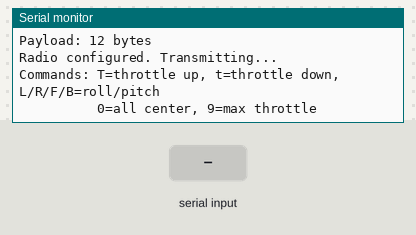
A sketch run on a simulated Arduino Uno, built with avr-gcc and run on an emulated ATmega328P. Parts: the last lines printed to the serial monitor. The inputs (shaded band) are chosen by the test bench. No radio packets arrive unless stated.

Above: at 1.7 s.
1.8 s: "<T>" received over Serial
At 2.8 s:
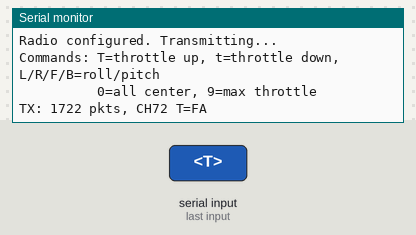
4.8 s: byte 57 ('9') received over Serial
At 7.2 s:
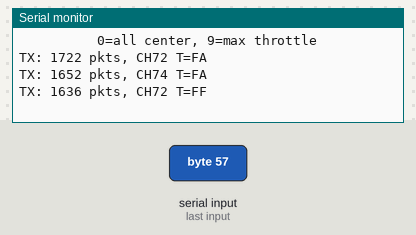
7.8 s: byte 99 ('c') received over Serial
At 10.0 s:
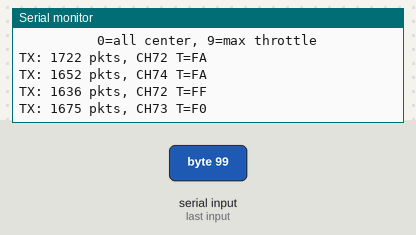
10.8 s: byte 63 ('?') received over Serial
At 11.3 s:
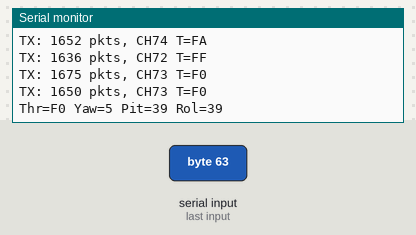
12.3 s: "<t>" received over Serial
At 13.1 s:
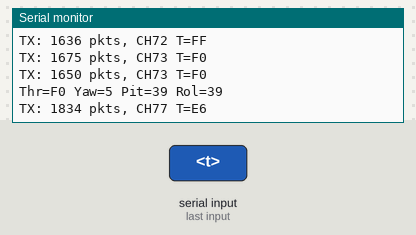
15.3 s: "<0>" received over Serial
At 17.5 s:
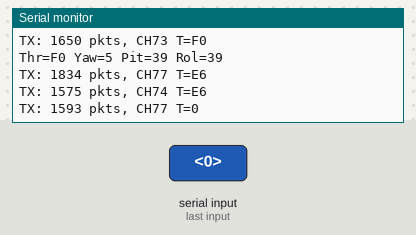

Measured:
- after the input at 1.8 s, the serial monitor: prints a new line after 0.71 s (image 1)
- after the input at 4.8 s, the serial monitor: prints a new line after 1.7 s (image 2)
- after the input at 7.8 s, the serial monitor: prints a new line after 0.71 s (image 3)
- after the input at 10.8 s, the serial monitor: prints a new line at once (image 4)
- after the input at 12.3 s, the serial monitor: prints a new line after 0.22 s (image 5)
- after the input at 15.3 s, the serial monitor: prints a new line after 1.2 s (image 6)

The sketch:

17_xn297_tx.ino
```cpp
// ============================================================================
// F8620 USB Transmitter — XN297 Protocol Implementation
//
// Protocol decoded by RF analysis:
//   - XN297 compatible (scrambled)
//   - 5-byte address: {54, 29, 93, B2, 6A}
//   - 12-byte payload
//   - CRC-16/CCITT (poly=0x1021, init=0x0000, xorout=0x4358)
//   - Channels: 72-77 (hop)
//   - Data rate: 1 Mbps
//
// nRF24 emulation approach:
//   - nRF24 address (5 bytes) = XN297 preamble extension + first 3 addr bytes
//   - nRF24 payload = last 2 addr bytes + scrambled payload + CRC
//   - nRF24 CRC disabled (we compute our own)
// ============================================================================

#include <SPI.h>
#include <RF24.h>

RF24 radio(9, 10);

// XN297 scramble table (38 bytes needed for 5 addr + 12 payload + some margin)
static const uint8_t xn297_scramble[] PROGMEM = {
    0xE3, 0xB1, 0x4B, 0xEA, 0x85, 0xBC, 0xE5, 0x66,
    0x0D, 0xAE, 0x8C, 0x88, 0x12, 0x69, 0xEE, 0x1F,
    0xC7, 0x62, 0x97, 0xD5, 0x0B, 0x79, 0xCA, 0xCC
};

// Scrambled address (on-air bytes): addr XOR scramble[0:5]
// Real address: {54, 29, 93, B2, 6A}
static const uint8_t ADDR_SCRAMBLED[] = {0xB7, 0x98, 0xD8, 0x58, 0xEF};

// nRF24 TX address: XN297 preamble ext (71 0F) + first 3 scrambled addr bytes
// On-air order: 71 0F B7 98 D8
// RF24 library byte order (LSByte = first on-air): reversed
static const uint8_t NRF_TX_ADDR[] = {0xD8, 0x98, 0xB7, 0x0F, 0x71};

// Channels to hop through
static const uint8_t channels[] = {72, 73, 74, 75, 76, 77};
static const uint8_t NUM_CH = 6;
static uint8_t ch_idx = 0;

// Payload structure (descrambled)
// [0-1]  Header: 00 00
// [2]    Mode: 93
// [3]    Throttle (center ~F0)
// [4]    Yaw (center ~05)
// [5]    Pitch (center ~39)
// [6]    Roll (center ~39)
// [7]    Flags1: 00
// [8]    Flags2: 40
// [9]    Flags3: 00
// [10-11] Padding: AA AA
static uint8_t payload[12] = {0x00, 0x00, 0x93, 0xF0, 0x05, 0x39, 0x39, 0x00, 0x40, 0x00, 0xAA, 0xAA};

// CRC-16/CCITT parameters
#define CRC_INIT  0x0000
#define CRC_POLY  0x1021
#define CRC_XOROUT 0x4358

uint8_t bit_reverse(uint8_t b) {
  b = ((b & 0xF0) >> 4) | ((b & 0x0F) << 4);
  b = ((b & 0xCC) >> 2) | ((b & 0x33) << 2);
  b = ((b & 0xAA) >> 1) | ((b & 0x55) << 1);
  return b;
}

uint16_t crc16_ccitt(const uint8_t* data, uint8_t len) {
  uint16_t crc = CRC_INIT;
  for (uint8_t i = 0; i < len; i++) {
    crc ^= (uint16_t)data[i] << 8;
    for (uint8_t j = 0; j < 8; j++) {
      if (crc & 0x8000)
        crc = (crc << 1) ^ CRC_POLY;
      else
        crc = crc << 1;
    }
  }
  return crc ^ CRC_XOROUT;
}

// Build the scrambled packet for transmission
// Returns total bytes written to tx_buf (should be 16: 2 addr + 12 payload + 2 CRC)
uint8_t build_packet(uint8_t* tx_buf) {
  // CRC is computed over full scrambled address (5) + scrambled payload (12) = 17 bytes
  uint8_t crc_data[17];

  // Copy scrambled address (5 bytes)
  memcpy(crc_data, ADDR_SCRAMBLED, 5);

  // Scramble payload: bit_reverse(payload[i]) XOR scramble[5+i]
  for (uint8_t i = 0; i < 12; i++) {
    crc_data[5 + i] = bit_reverse(payload[i]) ^ pgm_read_byte(&xn297_scramble[5 + i]);
  }

  // Compute CRC over all 17 raw bytes
  uint16_t crc = crc16_ccitt(crc_data, 17);

  // Build nRF24 payload:
  // [0-1] = last 2 scrambled address bytes (58 EF)
  // [2-13] = scrambled payload (12 bytes)
  // [14-15] = CRC (2 bytes, big-endian)
  tx_buf[0] = ADDR_SCRAMBLED[3];  // 0x58
  tx_buf[1] = ADDR_SCRAMBLED[4];  // 0xEF
  memcpy(&tx_buf[2], &crc_data[5], 12);  // scrambled payload
  tx_buf[14] = crc >> 8;     // CRC high byte
  tx_buf[15] = crc & 0xFF;   // CRC low byte

  return 16;
}

// Packet send counter
static uint32_t pkt_count = 0;
static uint32_t last_report = 0;

void setup() {
  Serial.begin(1000000);
  delay(500);

  Serial.println(F("=== F8620 XN297 TRANSMITTER ==="));
  Serial.println(F("Protocol: XN297 scrambled, CRC-CCITT"));
  Serial.println(F("Address: 54 29 93 B2 6A"));
  Serial.println(F("Channels: 72-77 (hop)"));
  Serial.println(F("Payload: 12 bytes"));

  if (!radio.begin()) {
    Serial.println(F("RADIO FAIL"));
    while (1) {}
  }

  radio.setDataRate(RF24_1MBPS);
  radio.setCRCLength(RF24_CRC_DISABLED);
  radio.setAutoAck(false);
  radio.setRetries(0, 0);
  radio.setPALevel(RF24_PA_MAX);
  radio.setPayloadSize(16);
  radio.setAddressWidth(5);

  // Set TX address (XN297 preamble ext + first 3 addr bytes)
  radio.openWritingPipe(NRF_TX_ADDR);
  radio.stopListening();
  radio.setChannel(channels[0]);

  Serial.println(F("Radio configured. Transmitting..."));
  Serial.println(F("Commands: T=throttle up, t=throttle down, L/R/F/B=roll/pitch"));
  Serial.println(F("          0=all center, 9=max throttle"));

  last_report = millis();
}

void loop() {
  // Channel hopping: switch channel every packet (or every few packets)
  ch_idx = (ch_idx + 1) % NUM_CH;
  radio.setChannel(channels[ch_idx]);

  // Build and send packet
  uint8_t tx_buf[16];
  build_packet(tx_buf);
  radio.writeFast(tx_buf, 16);
  pkt_count++;

  // Handle serial commands for joystick control
  if (Serial.available()) {
    char c = Serial.read();
    switch (c) {
      case 'T': payload[3] = min(255, payload[3] + 10); break;  // throttle up
      case 't': payload[3] = max(0, payload[3] - 10); break;    // throttle down
      case '0': payload[3] = 0x00; payload[4] = 0x39; payload[5] = 0x39; payload[6] = 0x39; break; // zero throttle, center axes
      case '5': payload[3] = 0x80; break;  // half throttle
      case '9': payload[3] = 0xFF; break;  // max throttle
      case 'c': payload[3] = 0xF0; payload[4] = 0x05; payload[5] = 0x39; payload[6] = 0x39; break; // original center values
      case 'R': payload[6] = min(255, payload[6] + 5); break;   // roll right
      case 'L': payload[6] = max(0, payload[6] - 5); break;     // roll left
      case 'F': payload[5] = min(255, payload[5] + 5); break;   // pitch forward
      case 'B': payload[5] = max(0, payload[5] - 5); break;     // pitch back
      case '>': payload[4] = min(255, payload[4] + 5); break;   // yaw right
      case '<': payload[4] = max(0, payload[4] - 5); break;     // yaw left
      case '?':
        Serial.print(F("Thr="));
        Serial.print(payload[3], HEX);
        Serial.print(F(" Yaw="));
        Serial.print(payload[4], HEX);
        Serial.print(F(" Pit="));
        Serial.print(payload[5], HEX);
        Serial.print(F(" Rol="));
        Serial.println(payload[6], HEX);
        break;
    }
  }

  // Report every 2 seconds
  if (millis() - last_report > 2000) {
    Serial.print(F("TX: "));
    Serial.print(pkt_count);
    Serial.print(F(" pkts, CH"));
    Serial.print(channels[ch_idx]);
    Serial.print(F(" T="));
    Serial.println(payload[3], HEX);
    last_report = millis();
    pkt_count = 0;
  }

  // ~250 packets/second per channel = total ~1500 pps across 6 channels
  // Typical toy TX sends ~100-250 pps
  delayMicroseconds(800);  // ~1250 pps total
}
```
